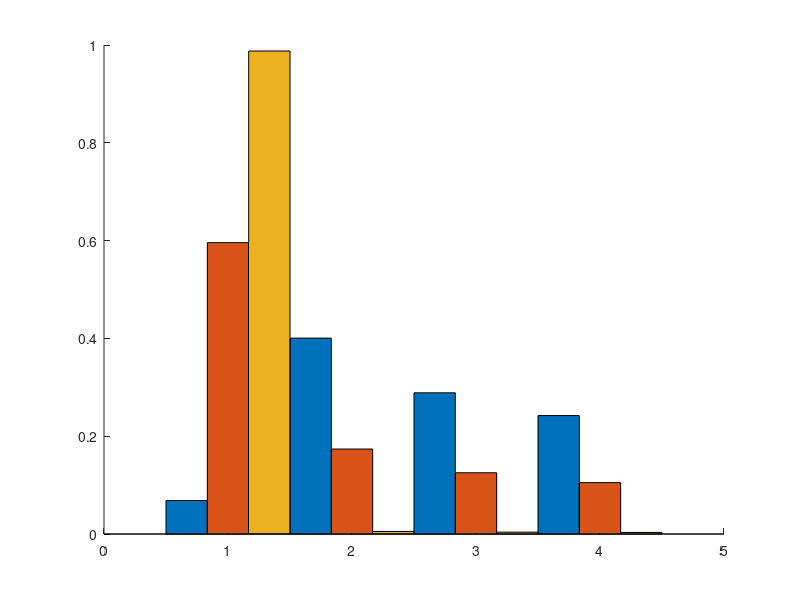

Source code (MATLAB): (Note: this script raises an error after producing the figure.)
%make graph of yields for each ground state for each sim type
clear;

%order: flower 


pf = @(x) 0.027 * exp(x) ./ (1+0.027*exp(x));
pturtle = @(x)  0.43 ./ (1+0.027*exp(x));
ptree = @(x) 0.31 ./ (1+0.027*exp(x));
pboat = @(x)  0.26 ./ (1+0.027*exp(x));

E = [1;4;8];
boat = pboat(E);
turtle = pturtle(E);
tree = ptree(E);
flower = pf(E);

%make a bar graph of the data
figure(1)
hold on
bar([flower, turtle, tree, boat]','BarWidth', 1.0);
ax = gca;
ax.FontSize = 16;

%labeling 
set(gca,'XTick',[])
ylabel("Equilibrium Probability")
legend(["E = 1 kT", "E = 4 kT", "E = 8 kT"], 'location','northeast' )